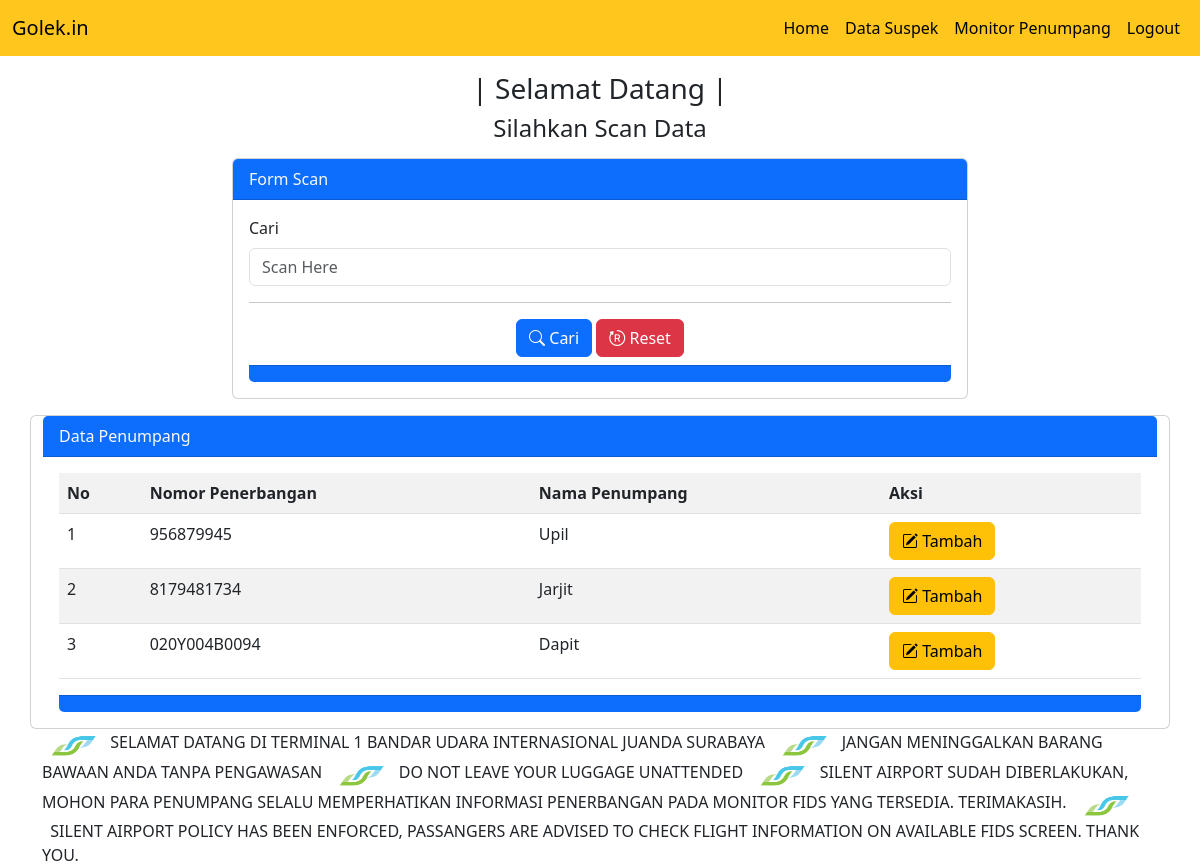
Page /dashboard.php (signed in) on the earlier database version.
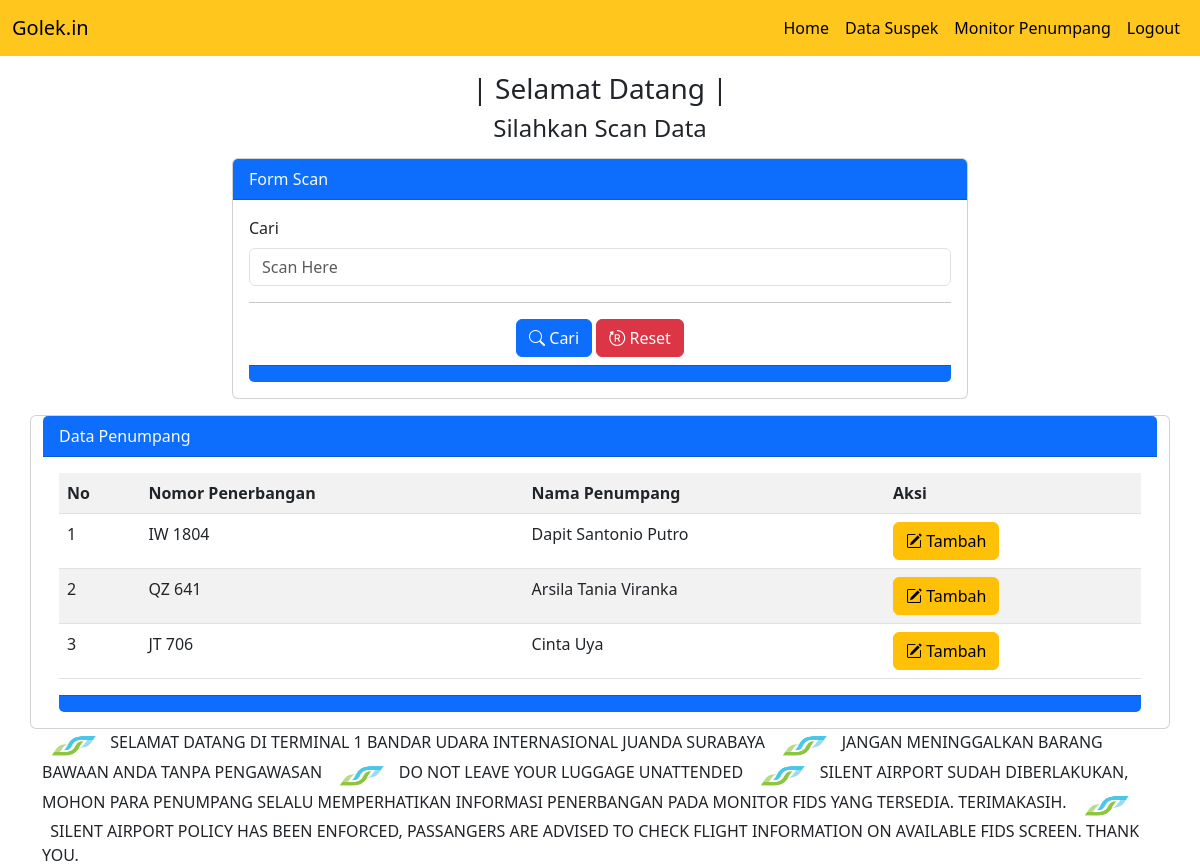
Same page on the later database version.
### tables this page shows
CREATE TABLE `tb_penumpang` (
  `id_penumpang` int(255) NOT NULL,
  `nomor` varchar(255) NOT NULL,
  `nama_penumpang` varchar(255) NOT NULL
);

### dashboard.php (the view, shortened to what the changed rows need)
<?php
    include 'db.php';
?>
<!doctype html>
<html lang="en">
  <head>
    <link href="https://cdn.jsdelivr.net/npm/bootstrap@5.3.0-alpha2/dist/css/bootstrap.min.css" rel="stylesheet">
    <link rel="stylesheet" href="https://cdn.jsdelivr.net/npm/bootstrap-icons@1.10.4/font/bootstrap-icons.css">
  </head>
  <body>
    <div class="container">
                <div class="card mt-3">
                    <div class="card-body">
                        <div class="table-responsive">
                        <table class="table table-striped table-hover">
                            <tr>
                                <th>No</th>
                                <th>Nomor Penerbangan</th>
                                <th>Nama Penumpang</th>
                                <th>Aksi</th>
                        </tr>
                            <?php
                            $no = 1;
                            if(isset($_POST['bcari'])){
                                $keyword = $_POST['tcari'];
                                $q= "SELECT * FROM tb_penumpang WHERE CONCAT('',nama_penumpang, nomor) like '%$keyword%' order BY id_penumpang DESC;";
                            }
                            else{
                                $q = "SELECT * FROM tb_penumpang order by id_penumpang DESC";
                            }
                            $tampil = mysqli_query($conn, $q);
                            while($data = mysqli_fetch_array($tampil)) {
                            ?>
                            <tr>
                                <td><?= $no++ ?></td>
                                <td><?= $data['nomor'] ?></td>
                                <td><?= $data['nama_penumpang'] ?></td>
                                <td>
                                <a href="edit-data.php?id=<?php echo $data['id_penumpang'] ?>"><button class="btn btn-warning bi bi-pencil-square" name="bedit" type="submit">  Tambah</button></a>
                                </td>
                            </tr>
                            <?php } ?>
                        </table>
                    </div>
                </div>
     </div>
  </body>
</html>

Differences in the rows shown:
removed tb_penumpang: nomor "956879945", nama_penumpang "Upil"
removed tb_penumpang: nomor "8179481734", nama_penumpang "Jarjit"
removed tb_penumpang: nomor "020Y004B0094", nama_penumpang "Dapit"
added tb_penumpang: nomor "IW 1804", nama_penumpang "Dapit Santonio Putro"
added tb_penumpang: nomor "QZ 641", nama_penumpang "Arsila Tania Viranka"
added tb_penumpang: nomor "JT 706", nama_penumpang "Cinta Uya"
